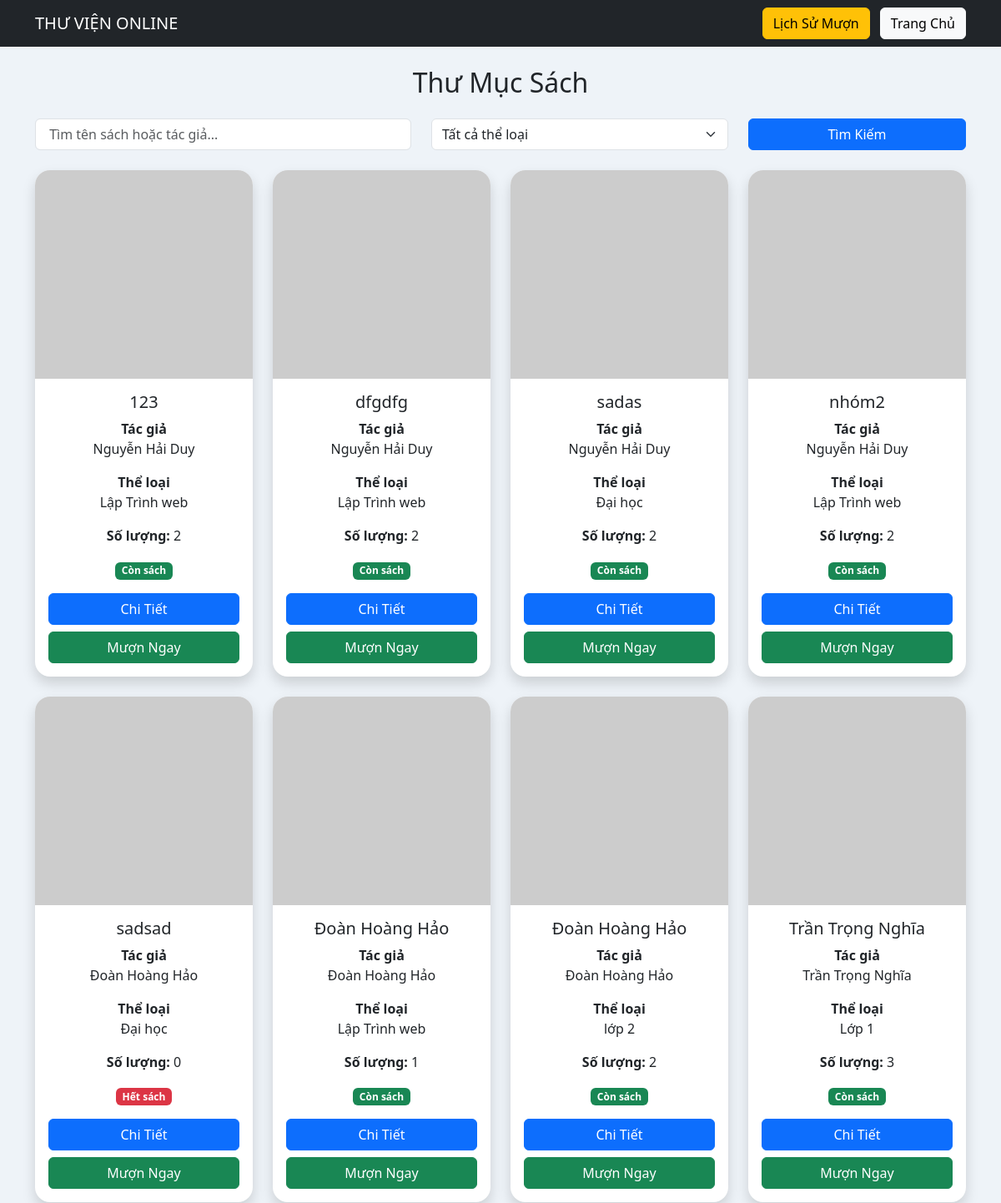
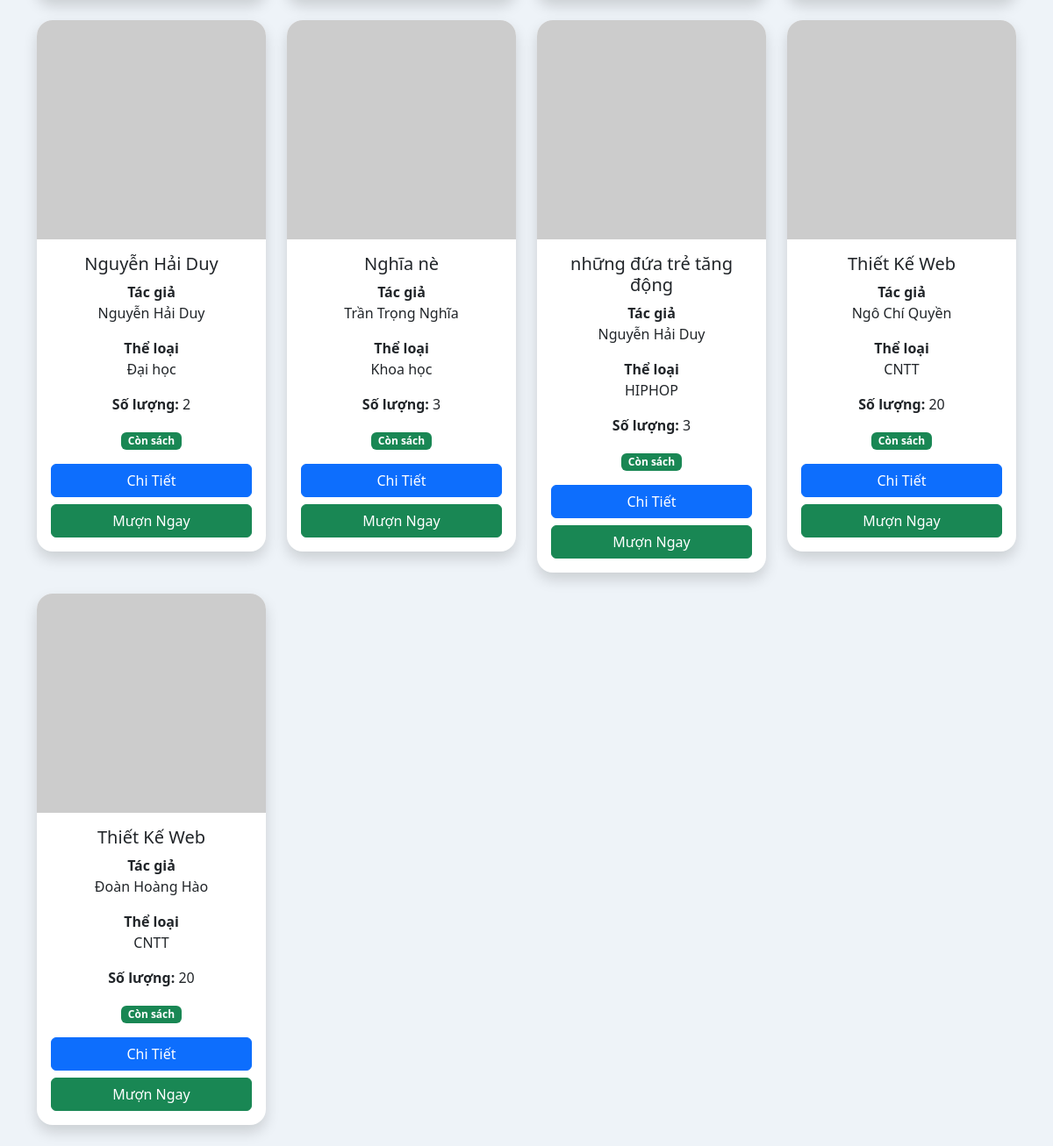
The page /books.php on the database its author committed (2 pictures, top to bottom).
### tables this page shows
CREATE TABLE `books` (
  `id` int(11) NOT NULL,
  `title` varchar(255) NOT NULL,
  `author` varchar(255) NOT NULL,
  `category` varchar(100) DEFAULT NULL,
  `quantity` int(11) DEFAULT 0,
  `image` varchar(255) DEFAULT NULL
);

### books.php (the view, shortened to what this page needs)
<?php
require_once 'config/database.php';
$search = $_GET['search'] ?? '';
$sql = "SELECT * FROM books WHERE 1";
$params = [];
$sql .= " ORDER BY id DESC";
$stmt = $conn->prepare($sql);
$stmt->execute($params);
$books = $stmt->fetchAll(PDO::FETCH_ASSOC);
?>
<!DOCTYPE html>
<html lang="vi">
<head>
<link href="https://cdn.jsdelivr.net/npm/bootstrap@5.3.3/dist/css/bootstrap.min.css" rel="stylesheet">
</head>
<body>
<nav class="navbar navbar-dark bg-dark">
<div class="container">
<a class="navbar-brand">
THƯ VIỆN ONLINE
</a>
<div>
<a href="user/my-books.php" class="btn btn-warning me-2">
 Lịch Sử Mượn
</a>
<a href="index.php" class="btn btn-light">
 Trang Chủ
</a>
</div>
</div>
</nav>
<div class="container mt-4">
<h2 class="text-center mb-4">
 Thư Mục Sách
</h2>
<form method="GET" class="row mb-4">
<div class="col-md-5">
<input
type="text"
name="search"
class="form-control"
placeholder=" Tìm tên sách hoặc tác giả..."
value="<?= htmlspecialchars($search) ?>">
</div>
<div class="col-md-4">
<select
name="category"
class="form-select">
<option value="">Tất cả thể loại</option>
</select>
</div>
<div class="col-md-3">
<button class="btn btn-primary w-100">
 Tìm Kiếm
</button>
</div>
</form>
<div class="row">
<?php foreach($books as $book): ?>
<div class="col-lg-3 col-md-6 mb-4">
<div class="card shadow">
<?php
$random = rand(1,1000000);
?>
<img
src="https://picsum.photos/300/400?random=<?= $random ?>"
class="card-img-top"
alt="<?= htmlspecialchars($book['title']) ?>">
<div class="card-body text-center">
<h5><?= htmlspecialchars($book['title']) ?></h5>
<p>
<b>Tác giả</b><br>
<?= htmlspecialchars($book['author']) ?>
</p>
<p>
<b>Thể loại</b><br>
<?= htmlspecialchars($book['category']) ?>
</p>
<p>
<b>Số lượng:</b>
<?= $book['quantity'] ?>
</p>
<?php if($book['quantity'] > 0): ?>
<span class="badge bg-success">
Còn sách
</span>
<?php else: ?>
<span class="badge bg-danger">
Hết sách
</span>
<?php endif; ?>
<div class="d-grid gap-2 mt-3">
<a href="book-detail.php?id=<?= $book['id'] ?>"
class="btn btn-primary">
 Chi Tiết
</a>
<a href="user/borrow.php?id=<?= $book['id'] ?>"
class="btn btn-success">
 Mượn Ngay
</a>
</div>
</div>
</div>
</div>
<?php endforeach; ?>
</div>
</div>
</body>
</html>

### books.php (style rules this page uses)
body { background:#eef3f8; }
.navbar { background:#0d6efd; }
.card { border:none; border-radius:18px; transition:.3s; }
.card img { height:250px; object-fit:cover; border-radius:18px 18px 0 0; }

### rows shown on the page
books: title "123", author "Nguyễn Hải Duy", category "Lập Trình web", quantity "2", shows "Còn sách"
books: title "dfgdfg", author "Nguyễn Hải Duy", category "Lập Trình web", quantity "2", shows "Còn sách"
books: title "sadas", author "Nguyễn Hải Duy", category "Đại học", quantity "2", shows "Còn sách"
books: title "nhóm2", author "Nguyễn Hải Duy", category "Lập Trình web", quantity "2", shows "Còn sách"
books: title "sadsad", author "Đoàn Hoàng Hảo", category "Đại học", quantity "0", shows "Hết sách"
books: title "Đoàn Hoàng Hảo", author "Đoàn Hoàng Hảo", category "Lập Trình web", quantity "1", shows "Còn sách"
books: title "Đoàn Hoàng Hảo", author "Đoàn Hoàng Hảo", category "lớp 2", quantity "2", shows "Còn sách"
books: title "Trần Trọng Nghĩa", author "Trần Trọng Nghĩa", category "Lớp 1", quantity "3", shows "Còn sách"
books: title "Nguyễn Hải Duy", author "Nguyễn Hải Duy", category "Đại học", quantity "2", shows "Còn sách"
books: title "Nghĩa nè", author "Trần Trọng Nghĩa", category "Khoa học", quantity "3", shows "Còn sách"
books: title "những đứa trẻ tăng động", author "Nguyễn Hải Duy", category "HIPHOP", quantity "3", shows "Còn sách"
books: title "Thiết Kế Web", author "Ngô Chí Quyền", category "CNTT", quantity "20", shows "Còn sách"
books: title "Thiết Kế Web", author "Đoàn Hoàng Hào", category "CNTT", quantity "20", shows "Còn sách"
